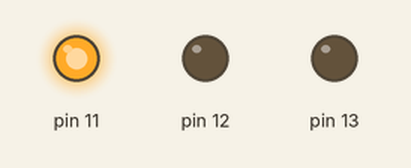
This sketch was run on a simulated Arduino Uno, built with avr-gcc and run on an emulated ATmega328P. On the bench: output pins drawn as LEDs (lit = HIGH).

Above: at 0.7 s.
At 3.7 s:
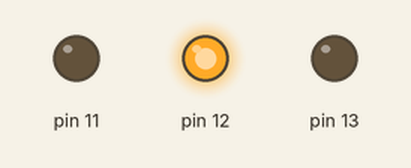
At 6.7 s:
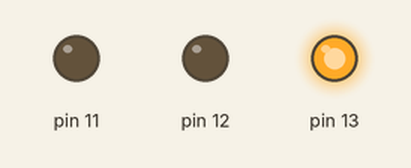
At 8.2 s:
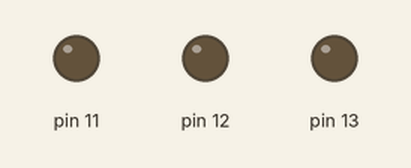
Timing chart, 0 to 11.7 s (numbered marks = the images above):
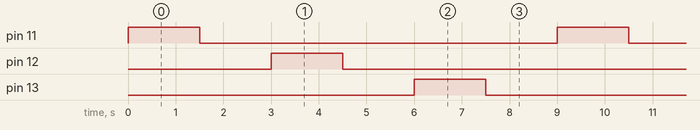

The sketch:

P3_Ejer_1.ino
```cpp
// C++ code
//
void setup()
{
  pinMode(11,OUTPUT);
  pinMode(12,OUTPUT);
  pinMode(13,OUTPUT);
}

void loop()
{
  digitalWrite(11, HIGH);
  delay(1500); // Wait for 1000 millisecond(s)
  digitalWrite(11, LOW);
  delay(1500); // Wait for 1000 millisecond(s)
  digitalWrite(12, HIGH);
  delay(1500); // Wait for 1000 millisecond(s)
  digitalWrite(12, LOW);
  delay(1500); // Wait for 1000 millisecond(s)
  digitalWrite(13, HIGH);
  delay(1500); // Wait for 1000 millisecond(s)
  digitalWrite(13, LOW);
  delay(1500); // Wait for 1000 millisecond(s)
}
```

Measured:
- by itself, pin 11–13: alternates HIGH for 1.5 s and LOW for 7.5 s
- by itself, everything shown: repeats every 9.0 s, in 6 steps
